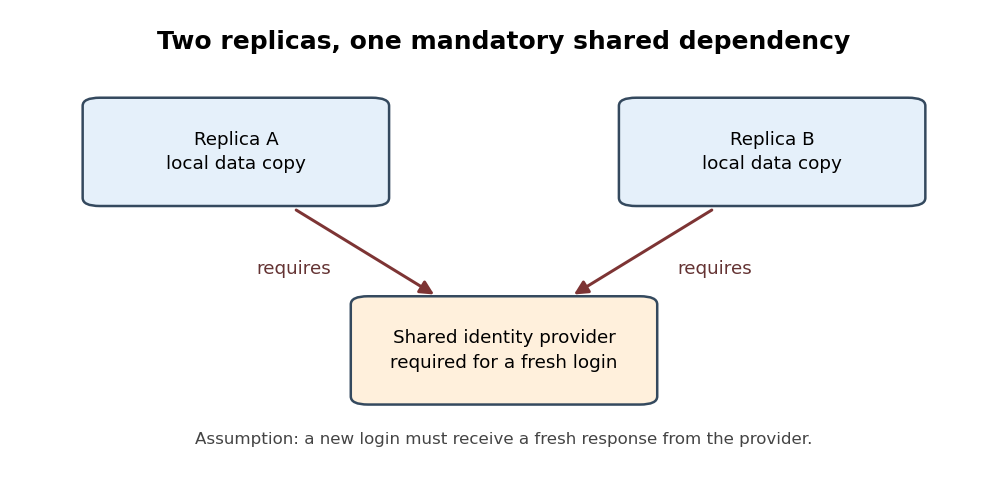

This figure's Python source:
"""Illustrative mandatory dependencies, not a measurement of a real service.

Run from the desired output directory; uses Matplotlib only.
"""
from pathlib import Path
import matplotlib
matplotlib.use("Agg")
import matplotlib.pyplot as plt
from matplotlib.patches import FancyArrowPatch, FancyBboxPatch

plt.rcParams.update({"font.family": "DejaVu Sans", "font.size": 11})
fig, ax = plt.subplots(figsize=(8.4, 4.0), dpi=120, facecolor="white")
ax.set_xlim(0, 1)
ax.set_ylim(0, 1)
ax.set_axis_off()

def box(center, text, color):
    x, y = center
    width, height = 0.29, 0.21
    patch = FancyBboxPatch((x-width/2, y-height/2), width, height,
                          boxstyle="round,pad=0.015,rounding_size=0.018",
                          facecolor=color, edgecolor="#34495e", linewidth=1.5)
    ax.add_patch(patch)
    ax.text(x, y, text, ha="center", va="center", linespacing=1.45)

box((0.22, 0.69), "Replica A\nlocal data copy", "#e5f0fa")
box((0.78, 0.69), "Replica B\nlocal data copy", "#e5f0fa")
box((0.50, 0.25), "Shared identity provider\nrequired for a fresh login", "#fff0dc")
for start, end, label_at in [((0.28, 0.565), (0.43, 0.37), (0.28, 0.43)),
                             ((0.72, 0.565), (0.57, 0.37), (0.72, 0.43))]:
    ax.add_patch(FancyArrowPatch(start, end, arrowstyle="-|>",
                                mutation_scale=17, linewidth=1.8,
                                color="#7d3434", shrinkA=2, shrinkB=2))
    ax.text(*label_at, "requires", ha="center", va="center", color="#643333")
ax.text(0.5, 0.96, "Two replicas, one mandatory shared dependency",
        ha="center", va="top", fontsize=15, fontweight="bold")
ax.text(0.5, 0.035, "Assumption: a new login must receive a fresh response from the provider.",
        ha="center", va="bottom", fontsize=10, color="#444444")
fig.subplots_adjust(left=0.025, right=0.975, top=0.975, bottom=0.035)
fig.savefig(Path.cwd()/Path(__file__).with_suffix(".png").name, facecolor="white")
plt.close(fig)
